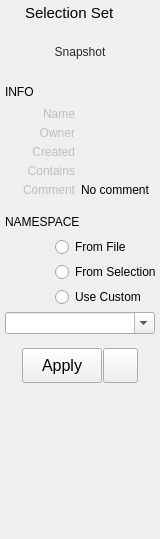
<?xml version="1.0" encoding="UTF-8"?>
<ui version="4.0">
 <class>Form</class>
 <widget class="QWidget" name="Form">
  <property name="geometry">
   <rect>
    <x>0</x>
    <y>0</y>
    <width>160</width>
    <height>539</height>
   </rect>
  </property>
  <property name="sizePolicy">
   <sizepolicy hsizetype="Preferred" vsizetype="Preferred">
    <horstretch>0</horstretch>
    <verstretch>0</verstretch>
   </sizepolicy>
  </property>
  <property name="minimumSize">
   <size>
    <width>160</width>
    <height>390</height>
   </size>
  </property>
  <property name="maximumSize">
   <size>
    <width>16777215</width>
    <height>16777215</height>
   </size>
  </property>
  <property name="windowTitle">
   <string>Form</string>
  </property>
  <property name="styleSheet">
   <string notr="true"/>
  </property>
  <layout class="QVBoxLayout" name="verticalLayout">
   <property name="spacing">
    <number>5</number>
   </property>
   <property name="leftMargin">
    <number>5</number>
   </property>
   <property name="topMargin">
    <number>2</number>
   </property>
   <property name="rightMargin">
    <number>5</number>
   </property>
   <property name="bottomMargin">
    <number>2</number>
   </property>
   <item>
    <layout class="QHBoxLayout" name="horizontalLayout_18">
     <property name="leftMargin">
      <number>2</number>
     </property>
     <property name="topMargin">
      <number>2</number>
     </property>
     <property name="rightMargin">
      <number>2</number>
     </property>
     <property name="bottomMargin">
      <number>0</number>
     </property>
     <item>
      <widget class="QLabel" name="label_6">
       <property name="maximumSize">
        <size>
         <width>13</width>
         <height>13</height>
        </size>
       </property>
       <property name="text">
        <string/>
       </property>
       <property name="pixmap">
        <pixmap>../icons/selectionSet2.png</pixmap>
       </property>
       <property name="scaledContents">
        <bool>true</bool>
       </property>
      </widget>
     </item>
     <item>
      <widget class="QLabel" name="label_2">
       <property name="font">
        <font>
         <family>Arial</family>
         <pointsize>11</pointsize>
         <weight>50</weight>
         <bold>false</bold>
        </font>
       </property>
       <property name="text">
        <string>Selection Set</string>
       </property>
      </widget>
     </item>
    </layout>
   </item>
   <item>
    <layout class="QHBoxLayout" name="thumbnailLayout">
     <property name="spacing">
      <number>0</number>
     </property>
     <property name="topMargin">
      <number>0</number>
     </property>
     <property name="bottomMargin">
      <number>0</number>
     </property>
     <item>
      <widget class="QFrame" name="thumbnailFrame">
       <property name="sizePolicy">
        <sizepolicy hsizetype="Expanding" vsizetype="Expanding">
         <horstretch>0</horstretch>
         <verstretch>1</verstretch>
        </sizepolicy>
       </property>
       <property name="minimumSize">
        <size>
         <width>50</width>
         <height>50</height>
        </size>
       </property>
       <property name="maximumSize">
        <size>
         <width>150</width>
         <height>150</height>
        </size>
       </property>
       <property name="styleSheet">
        <string notr="true"/>
       </property>
       <property name="frameShape">
        <enum>QFrame::NoFrame</enum>
       </property>
       <property name="frameShadow">
        <enum>QFrame::Plain</enum>
       </property>
       <property name="lineWidth">
        <number>0</number>
       </property>
       <layout class="QVBoxLayout" name="verticalLayout_4">
        <property name="spacing">
         <number>0</number>
        </property>
        <property name="margin">
         <number>0</number>
        </property>
        <item>
         <widget class="QToolButton" name="thumbnailButton">
          <property name="enabled">
           <bool>true</bool>
          </property>
          <property name="sizePolicy">
           <sizepolicy hsizetype="Expanding" vsizetype="Expanding">
            <horstretch>0</horstretch>
            <verstretch>1</verstretch>
           </sizepolicy>
          </property>
          <property name="minimumSize">
           <size>
            <width>0</width>
            <height>0</height>
           </size>
          </property>
          <property name="maximumSize">
           <size>
            <width>150</width>
            <height>150</height>
           </size>
          </property>
          <property name="toolTip">
           <string>Take snapshot</string>
          </property>
          <property name="layoutDirection">
           <enum>Qt::LeftToRight</enum>
          </property>
          <property name="styleSheet">
           <string notr="true">color: rgb(40, 40, 40);
border: 1px solid rgb(0, 0, 0, 0);
background-color: rgb(254, 255, 230, 0);</string>
          </property>
          <property name="text">
           <string>Snapshot</string>
          </property>
          <property name="icon">
           <iconset>
            <normaloff>../icons/thumbnail.png</normaloff>../icons/thumbnail.png</iconset>
          </property>
          <property name="iconSize">
           <size>
            <width>150</width>
            <height>150</height>
           </size>
          </property>
          <property name="popupMode">
           <enum>QToolButton::InstantPopup</enum>
          </property>
          <property name="toolButtonStyle">
           <enum>Qt::ToolButtonIconOnly</enum>
          </property>
          <property name="autoRaise">
           <bool>false</bool>
          </property>
         </widget>
        </item>
       </layout>
      </widget>
     </item>
    </layout>
   </item>
   <item>
    <layout class="QHBoxLayout" name="horizontalLayout_7">
     <property name="topMargin">
      <number>0</number>
     </property>
     <item>
      <widget class="QLabel" name="label_8">
       <property name="minimumSize">
        <size>
         <width>100</width>
         <height>0</height>
        </size>
       </property>
       <property name="maximumSize">
        <size>
         <width>16777215</width>
         <height>16777215</height>
        </size>
       </property>
       <property name="font">
        <font>
         <family>Arial</family>
         <pointsize>9</pointsize>
         <weight>50</weight>
         <bold>false</bold>
        </font>
       </property>
       <property name="text">
        <string>INFO</string>
       </property>
      </widget>
     </item>
     <item>
      <spacer name="horizontalSpacer_2">
       <property name="orientation">
        <enum>Qt::Horizontal</enum>
       </property>
       <property name="sizeHint" stdset="0">
        <size>
         <width>40</width>
         <height>20</height>
        </size>
       </property>
      </spacer>
     </item>
    </layout>
   </item>
   <item>
    <layout class="QHBoxLayout" name="horizontalLayout">
     <property name="spacing">
      <number>6</number>
     </property>
     <property name="topMargin">
      <number>0</number>
     </property>
     <item>
      <widget class="QLabel" name="label">
       <property name="enabled">
        <bool>false</bool>
       </property>
       <property name="sizePolicy">
        <sizepolicy hsizetype="Preferred" vsizetype="Preferred">
         <horstretch>2</horstretch>
         <verstretch>0</verstretch>
        </sizepolicy>
       </property>
       <property name="minimumSize">
        <size>
         <width>70</width>
         <height>0</height>
        </size>
       </property>
       <property name="maximumSize">
        <size>
         <width>16777215</width>
         <height>16777215</height>
        </size>
       </property>
       <property name="text">
        <string>Name</string>
       </property>
       <property name="alignment">
        <set>Qt::AlignRight|Qt::AlignTrailing|Qt::AlignVCenter</set>
       </property>
      </widget>
     </item>
     <item>
      <widget class="QLabel" name="name">
       <property name="enabled">
        <bool>true</bool>
       </property>
       <property name="sizePolicy">
        <sizepolicy hsizetype="Expanding" vsizetype="Preferred">
         <horstretch>4</horstretch>
         <verstretch>0</verstretch>
        </sizepolicy>
       </property>
       <property name="text">
        <string/>
       </property>
      </widget>
     </item>
    </layout>
   </item>
   <item>
    <layout class="QHBoxLayout" name="horizontalLayout_9">
     <property name="spacing">
      <number>6</number>
     </property>
     <property name="topMargin">
      <number>0</number>
     </property>
     <item>
      <widget class="QLabel" name="label_13">
       <property name="enabled">
        <bool>false</bool>
       </property>
       <property name="sizePolicy">
        <sizepolicy hsizetype="Preferred" vsizetype="Expanding">
         <horstretch>2</horstretch>
         <verstretch>0</verstretch>
        </sizepolicy>
       </property>
       <property name="minimumSize">
        <size>
         <width>70</width>
         <height>0</height>
        </size>
       </property>
       <property name="maximumSize">
        <size>
         <width>16777215</width>
         <height>16777215</height>
        </size>
       </property>
       <property name="text">
        <string>Owner</string>
       </property>
       <property name="alignment">
        <set>Qt::AlignRight|Qt::AlignTop|Qt::AlignTrailing</set>
       </property>
      </widget>
     </item>
     <item>
      <widget class="QLabel" name="owner">
       <property name="enabled">
        <bool>true</bool>
       </property>
       <property name="sizePolicy">
        <sizepolicy hsizetype="Expanding" vsizetype="Expanding">
         <horstretch>4</horstretch>
         <verstretch>0</verstretch>
        </sizepolicy>
       </property>
       <property name="minimumSize">
        <size>
         <width>0</width>
         <height>0</height>
        </size>
       </property>
       <property name="maximumSize">
        <size>
         <width>16777215</width>
         <height>16777215</height>
        </size>
       </property>
       <property name="styleSheet">
        <string notr="true"/>
       </property>
       <property name="text">
        <string/>
       </property>
       <property name="alignment">
        <set>Qt::AlignLeading|Qt::AlignLeft|Qt::AlignTop</set>
       </property>
       <property name="wordWrap">
        <bool>true</bool>
       </property>
      </widget>
     </item>
    </layout>
   </item>
   <item>
    <layout class="QHBoxLayout" name="horizontalLayout_11">
     <property name="spacing">
      <number>6</number>
     </property>
     <property name="topMargin">
      <number>0</number>
     </property>
     <item>
      <widget class="QLabel" name="label_14">
       <property name="enabled">
        <bool>false</bool>
       </property>
       <property name="sizePolicy">
        <sizepolicy hsizetype="Preferred" vsizetype="Expanding">
         <horstretch>2</horstretch>
         <verstretch>0</verstretch>
        </sizepolicy>
       </property>
       <property name="minimumSize">
        <size>
         <width>70</width>
         <height>0</height>
        </size>
       </property>
       <property name="maximumSize">
        <size>
         <width>16777215</width>
         <height>16777215</height>
        </size>
       </property>
       <property name="text">
        <string>Created</string>
       </property>
       <property name="alignment">
        <set>Qt::AlignRight|Qt::AlignTop|Qt::AlignTrailing</set>
       </property>
      </widget>
     </item>
     <item>
      <widget class="QLabel" name="created">
       <property name="enabled">
        <bool>true</bool>
       </property>
       <property name="sizePolicy">
        <sizepolicy hsizetype="Expanding" vsizetype="Expanding">
         <horstretch>4</horstretch>
         <verstretch>0</verstretch>
        </sizepolicy>
       </property>
       <property name="minimumSize">
        <size>
         <width>0</width>
         <height>0</height>
        </size>
       </property>
       <property name="maximumSize">
        <size>
         <width>16777215</width>
         <height>16777215</height>
        </size>
       </property>
       <property name="styleSheet">
        <string notr="true"/>
       </property>
       <property name="text">
        <string/>
       </property>
       <property name="alignment">
        <set>Qt::AlignLeading|Qt::AlignLeft|Qt::AlignTop</set>
       </property>
       <property name="wordWrap">
        <bool>true</bool>
       </property>
      </widget>
     </item>
    </layout>
   </item>
   <item>
    <layout class="QHBoxLayout" name="horizontalLayout_15">
     <property name="spacing">
      <number>6</number>
     </property>
     <property name="topMargin">
      <number>0</number>
     </property>
     <property name="bottomMargin">
      <number>0</number>
     </property>
     <item>
      <widget class="QLabel" name="label_15">
       <property name="enabled">
        <bool>false</bool>
       </property>
       <property name="sizePolicy">
        <sizepolicy hsizetype="Preferred" vsizetype="Expanding">
         <horstretch>2</horstretch>
         <verstretch>0</verstretch>
        </sizepolicy>
       </property>
       <property name="minimumSize">
        <size>
         <width>70</width>
         <height>0</height>
        </size>
       </property>
       <property name="maximumSize">
        <size>
         <width>16777215</width>
         <height>16777215</height>
        </size>
       </property>
       <property name="text">
        <string>Contains</string>
       </property>
       <property name="alignment">
        <set>Qt::AlignRight|Qt::AlignTop|Qt::AlignTrailing</set>
       </property>
      </widget>
     </item>
     <item>
      <widget class="QLabel" name="contains">
       <property name="enabled">
        <bool>true</bool>
       </property>
       <property name="sizePolicy">
        <sizepolicy hsizetype="Expanding" vsizetype="MinimumExpanding">
         <horstretch>4</horstretch>
         <verstretch>0</verstretch>
        </sizepolicy>
       </property>
       <property name="minimumSize">
        <size>
         <width>0</width>
         <height>0</height>
        </size>
       </property>
       <property name="maximumSize">
        <size>
         <width>16777215</width>
         <height>16777215</height>
        </size>
       </property>
       <property name="styleSheet">
        <string notr="true"/>
       </property>
       <property name="text">
        <string/>
       </property>
       <property name="alignment">
        <set>Qt::AlignLeading|Qt::AlignLeft|Qt::AlignTop</set>
       </property>
       <property name="wordWrap">
        <bool>true</bool>
       </property>
      </widget>
     </item>
    </layout>
   </item>
   <item>
    <layout class="QHBoxLayout" name="horizontalLayout_19">
     <property name="spacing">
      <number>6</number>
     </property>
     <property name="topMargin">
      <number>0</number>
     </property>
     <property name="bottomMargin">
      <number>5</number>
     </property>
     <item>
      <widget class="QLabel" name="label_11">
       <property name="enabled">
        <bool>false</bool>
       </property>
       <property name="sizePolicy">
        <sizepolicy hsizetype="Preferred" vsizetype="Expanding">
         <horstretch>2</horstretch>
         <verstretch>0</verstretch>
        </sizepolicy>
       </property>
       <property name="minimumSize">
        <size>
         <width>70</width>
         <height>0</height>
        </size>
       </property>
       <property name="maximumSize">
        <size>
         <width>16777215</width>
         <height>16777215</height>
        </size>
       </property>
       <property name="text">
        <string>Comment</string>
       </property>
       <property name="alignment">
        <set>Qt::AlignRight|Qt::AlignTop|Qt::AlignTrailing</set>
       </property>
      </widget>
     </item>
     <item>
      <widget class="QLabel" name="comment">
       <property name="enabled">
        <bool>true</bool>
       </property>
       <property name="sizePolicy">
        <sizepolicy hsizetype="Expanding" vsizetype="MinimumExpanding">
         <horstretch>4</horstretch>
         <verstretch>0</verstretch>
        </sizepolicy>
       </property>
       <property name="minimumSize">
        <size>
         <width>0</width>
         <height>0</height>
        </size>
       </property>
       <property name="maximumSize">
        <size>
         <width>16777215</width>
         <height>16777215</height>
        </size>
       </property>
       <property name="styleSheet">
        <string notr="true"/>
       </property>
       <property name="text">
        <string>No comment</string>
       </property>
       <property name="alignment">
        <set>Qt::AlignLeading|Qt::AlignLeft|Qt::AlignTop</set>
       </property>
       <property name="wordWrap">
        <bool>true</bool>
       </property>
       <property name="textInteractionFlags">
        <set>Qt::LinksAccessibleByMouse|Qt::TextSelectableByMouse</set>
       </property>
      </widget>
     </item>
    </layout>
   </item>
   <item>
    <layout class="QHBoxLayout" name="horizontalLayout_20">
     <property name="topMargin">
      <number>5</number>
     </property>
     <item>
      <widget class="QLabel" name="label_5">
       <property name="minimumSize">
        <size>
         <width>100</width>
         <height>0</height>
        </size>
       </property>
       <property name="maximumSize">
        <size>
         <width>16777215</width>
         <height>16777215</height>
        </size>
       </property>
       <property name="font">
        <font>
         <family>Arial</family>
         <pointsize>9</pointsize>
         <weight>50</weight>
         <bold>false</bold>
        </font>
       </property>
       <property name="text">
        <string>NAMESPACE</string>
       </property>
      </widget>
     </item>
     <item>
      <spacer name="horizontalSpacer_5">
       <property name="orientation">
        <enum>Qt::Horizontal</enum>
       </property>
       <property name="sizeHint" stdset="0">
        <size>
         <width>40</width>
         <height>20</height>
        </size>
       </property>
      </spacer>
     </item>
    </layout>
   </item>
   <item>
    <layout class="QHBoxLayout" name="horizontalLayout_5">
     <property name="spacing">
      <number>2</number>
     </property>
     <property name="leftMargin">
      <number>0</number>
     </property>
     <property name="topMargin">
      <number>0</number>
     </property>
     <item>
      <widget class="QLabel" name="label_16">
       <property name="sizePolicy">
        <sizepolicy hsizetype="Preferred" vsizetype="Preferred">
         <horstretch>2</horstretch>
         <verstretch>0</verstretch>
        </sizepolicy>
       </property>
       <property name="minimumSize">
        <size>
         <width>40</width>
         <height>0</height>
        </size>
       </property>
       <property name="maximumSize">
        <size>
         <width>16777215</width>
         <height>16777215</height>
        </size>
       </property>
       <property name="layoutDirection">
        <enum>Qt::LeftToRight</enum>
       </property>
       <property name="text">
        <string/>
       </property>
       <property name="alignment">
        <set>Qt::AlignRight|Qt::AlignTrailing|Qt::AlignVCenter</set>
       </property>
      </widget>
     </item>
     <item>
      <widget class="QRadioButton" name="useFileNamespace">
       <property name="sizePolicy">
        <sizepolicy hsizetype="Expanding" vsizetype="Fixed">
         <horstretch>4</horstretch>
         <verstretch>0</verstretch>
        </sizepolicy>
       </property>
       <property name="minimumSize">
        <size>
         <width>100</width>
         <height>0</height>
        </size>
       </property>
       <property name="text">
        <string>From File</string>
       </property>
      </widget>
     </item>
    </layout>
   </item>
   <item>
    <layout class="QHBoxLayout" name="horizontalLayout_10">
     <property name="spacing">
      <number>2</number>
     </property>
     <property name="leftMargin">
      <number>0</number>
     </property>
     <property name="topMargin">
      <number>0</number>
     </property>
     <item>
      <widget class="QLabel" name="label_17">
       <property name="sizePolicy">
        <sizepolicy hsizetype="Preferred" vsizetype="Preferred">
         <horstretch>2</horstretch>
         <verstretch>0</verstretch>
        </sizepolicy>
       </property>
       <property name="minimumSize">
        <size>
         <width>40</width>
         <height>0</height>
        </size>
       </property>
       <property name="maximumSize">
        <size>
         <width>16777215</width>
         <height>16777215</height>
        </size>
       </property>
       <property name="layoutDirection">
        <enum>Qt::LeftToRight</enum>
       </property>
       <property name="text">
        <string/>
       </property>
       <property name="alignment">
        <set>Qt::AlignRight|Qt::AlignTrailing|Qt::AlignVCenter</set>
       </property>
      </widget>
     </item>
     <item>
      <widget class="QRadioButton" name="useSelectionNamespace">
       <property name="sizePolicy">
        <sizepolicy hsizetype="Expanding" vsizetype="Fixed">
         <horstretch>4</horstretch>
         <verstretch>0</verstretch>
        </sizepolicy>
       </property>
       <property name="minimumSize">
        <size>
         <width>100</width>
         <height>0</height>
        </size>
       </property>
       <property name="text">
        <string>From Selection</string>
       </property>
      </widget>
     </item>
    </layout>
   </item>
   <item>
    <layout class="QHBoxLayout" name="horizontalLayout_12">
     <property name="spacing">
      <number>2</number>
     </property>
     <property name="leftMargin">
      <number>0</number>
     </property>
     <property name="topMargin">
      <number>0</number>
     </property>
     <item>
      <widget class="QLabel" name="label_19">
       <property name="sizePolicy">
        <sizepolicy hsizetype="Preferred" vsizetype="Preferred">
         <horstretch>2</horstretch>
         <verstretch>0</verstretch>
        </sizepolicy>
       </property>
       <property name="minimumSize">
        <size>
         <width>40</width>
         <height>0</height>
        </size>
       </property>
       <property name="maximumSize">
        <size>
         <width>16777215</width>
         <height>16777215</height>
        </size>
       </property>
       <property name="layoutDirection">
        <enum>Qt::LeftToRight</enum>
       </property>
       <property name="text">
        <string/>
       </property>
       <property name="alignment">
        <set>Qt::AlignRight|Qt::AlignTrailing|Qt::AlignVCenter</set>
       </property>
      </widget>
     </item>
     <item>
      <widget class="QRadioButton" name="useCustomNamespace">
       <property name="sizePolicy">
        <sizepolicy hsizetype="Expanding" vsizetype="Fixed">
         <horstretch>4</horstretch>
         <verstretch>0</verstretch>
        </sizepolicy>
       </property>
       <property name="minimumSize">
        <size>
         <width>100</width>
         <height>0</height>
        </size>
       </property>
       <property name="text">
        <string>Use Custom</string>
       </property>
      </widget>
     </item>
    </layout>
   </item>
   <item>
    <widget class="QComboBox" name="namespaceComboBox">
     <property name="sizePolicy">
      <sizepolicy hsizetype="Preferred" vsizetype="Preferred">
       <horstretch>0</horstretch>
       <verstretch>0</verstretch>
      </sizepolicy>
     </property>
     <property name="editable">
      <bool>true</bool>
     </property>
     <property name="frame">
      <bool>true</bool>
     </property>
    </widget>
   </item>
   <item>
    <widget class="QFrame" name="previewButtons">
     <property name="frameShape">
      <enum>QFrame::NoFrame</enum>
     </property>
     <property name="frameShadow">
      <enum>QFrame::Plain</enum>
     </property>
     <layout class="QHBoxLayout" name="horizontalLayout_6">
      <property name="spacing">
       <number>1</number>
      </property>
      <item>
       <spacer name="horizontalSpacer_3">
        <property name="orientation">
         <enum>Qt::Horizontal</enum>
        </property>
        <property name="sizeHint" stdset="0">
         <size>
          <width>40</width>
          <height>20</height>
         </size>
        </property>
       </spacer>
      </item>
      <item>
       <widget class="QPushButton" name="acceptButton">
        <property name="sizePolicy">
         <sizepolicy hsizetype="Preferred" vsizetype="Fixed">
          <horstretch>0</horstretch>
          <verstretch>0</verstretch>
         </sizepolicy>
        </property>
        <property name="minimumSize">
         <size>
          <width>80</width>
          <height>35</height>
         </size>
        </property>
        <property name="maximumSize">
         <size>
          <width>125</width>
          <height>35</height>
         </size>
        </property>
        <property name="font">
         <font>
          <family>Arial</family>
          <pointsize>12</pointsize>
          <weight>50</weight>
          <bold>false</bold>
         </font>
        </property>
        <property name="toolTip">
         <string/>
        </property>
        <property name="styleSheet">
         <string notr="true"/>
        </property>
        <property name="text">
         <string>Apply</string>
        </property>
       </widget>
      </item>
      <item>
       <widget class="QPushButton" name="selectionSetButton">
        <property name="minimumSize">
         <size>
          <width>35</width>
          <height>35</height>
         </size>
        </property>
        <property name="maximumSize">
         <size>
          <width>35</width>
          <height>16777215</height>
         </size>
        </property>
        <property name="text">
         <string/>
        </property>
        <property name="icon">
         <iconset>
          <normaloff>../icons/selectionSet2.png</normaloff>../icons/selectionSet2.png</iconset>
        </property>
        <property name="iconSize">
         <size>
          <width>25</width>
          <height>25</height>
         </size>
        </property>
       </widget>
      </item>
      <item>
       <spacer name="horizontalSpacer_4">
        <property name="orientation">
         <enum>Qt::Horizontal</enum>
        </property>
        <property name="sizeHint" stdset="0">
         <size>
          <width>40</width>
          <height>20</height>
         </size>
        </property>
       </spacer>
      </item>
     </layout>
    </widget>
   </item>
   <item>
    <widget class="QFrame" name="frame">
     <property name="sizePolicy">
      <sizepolicy hsizetype="Preferred" vsizetype="Expanding">
       <horstretch>0</horstretch>
       <verstretch>2</verstretch>
      </sizepolicy>
     </property>
     <property name="frameShape">
      <enum>QFrame::NoFrame</enum>
     </property>
     <property name="frameShadow">
      <enum>QFrame::Plain</enum>
     </property>
    </widget>
   </item>
   <item>
    <widget class="QLabel" name="label_18">
     <property name="maximumSize">
      <size>
       <width>16777215</width>
       <height>0</height>
      </size>
     </property>
     <property name="text">
      <string/>
     </property>
    </widget>
   </item>
  </layout>
 </widget>
 <resources/>
 <connections/>
 <slots>
  <slot>snapshot()</slot>
  <slot>apply()</slot>
  <slot>edit()</slot>
  <slot>showContextMenu()</slot>
 </slots>
</ui>
